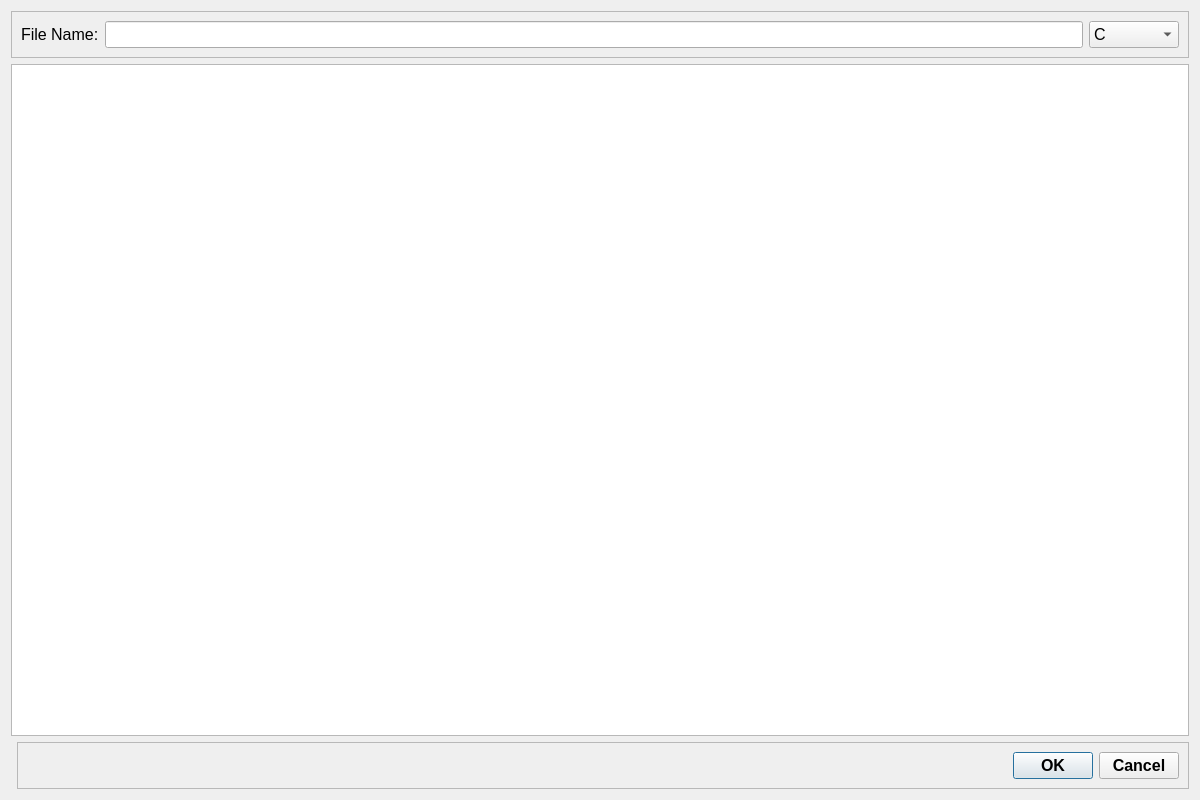
<?xml version="1.0" encoding="UTF-8"?>
<ui version="4.0">
 <class>Dialog</class>
 <widget class="QDialog" name="Dialog">
  <property name="geometry">
   <rect>
    <x>0</x>
    <y>0</y>
    <width>1200</width>
    <height>800</height>
   </rect>
  </property>
  <property name="windowTitle">
   <string>Dialog</string>
  </property>
  <layout class="QGridLayout" name="gridLayout_2">
   <item row="5" column="1">
    <widget class="QFrame" name="frame">
     <property name="frameShape">
      <enum>QFrame::StyledPanel</enum>
     </property>
     <property name="frameShadow">
      <enum>QFrame::Raised</enum>
     </property>
     <layout class="QGridLayout" name="gridLayout">
      <item row="0" column="0">
       <spacer name="horizontalSpacer">
        <property name="orientation">
         <enum>Qt::Horizontal</enum>
        </property>
        <property name="sizeHint" stdset="0">
         <size>
          <width>40</width>
          <height>20</height>
         </size>
        </property>
       </spacer>
      </item>
      <item row="0" column="1">
       <widget class="QDialogButtonBox" name="buttonBox">
        <property name="font">
         <font>
          <pointsize>12</pointsize>
          <weight>75</weight>
          <bold>true</bold>
         </font>
        </property>
        <property name="orientation">
         <enum>Qt::Horizontal</enum>
        </property>
        <property name="standardButtons">
         <set>QDialogButtonBox::Cancel|QDialogButtonBox::Ok</set>
        </property>
        <property name="centerButtons">
         <bool>false</bool>
        </property>
       </widget>
      </item>
     </layout>
    </widget>
   </item>
   <item row="4" column="0" colspan="2">
    <widget class="QPlainTextEdit" name="SongText">
     <property name="font">
      <font>
       <family>Courier New</family>
       <pointsize>10</pointsize>
      </font>
     </property>
    </widget>
   </item>
   <item row="2" column="0" colspan="2">
    <widget class="QFrame" name="frame_2">
     <property name="minimumSize">
      <size>
       <width>0</width>
       <height>22</height>
      </size>
     </property>
     <property name="frameShape">
      <enum>QFrame::StyledPanel</enum>
     </property>
     <property name="frameShadow">
      <enum>QFrame::Raised</enum>
     </property>
     <layout class="QHBoxLayout" name="horizontalLayout">
      <item>
       <widget class="QLabel" name="label">
        <property name="font">
         <font>
          <pointsize>12</pointsize>
         </font>
        </property>
        <property name="text">
         <string>File Name:</string>
        </property>
       </widget>
      </item>
      <item>
       <widget class="QLineEdit" name="FName">
        <property name="font">
         <font>
          <pointsize>12</pointsize>
         </font>
        </property>
       </widget>
      </item>
      <item>
       <widget class="QComboBox" name="SongKey">
        <property name="minimumSize">
         <size>
          <width>90</width>
          <height>0</height>
         </size>
        </property>
        <property name="font">
         <font>
          <pointsize>12</pointsize>
         </font>
        </property>
        <item>
         <property name="text">
          <string>C</string>
         </property>
        </item>
        <item>
         <property name="text">
          <string>Db</string>
         </property>
        </item>
        <item>
         <property name="text">
          <string>D</string>
         </property>
        </item>
        <item>
         <property name="text">
          <string>Eb</string>
         </property>
        </item>
        <item>
         <property name="text">
          <string>E</string>
         </property>
        </item>
        <item>
         <property name="text">
          <string>F</string>
         </property>
        </item>
        <item>
         <property name="text">
          <string>Gb</string>
         </property>
        </item>
        <item>
         <property name="text">
          <string>G</string>
         </property>
        </item>
        <item>
         <property name="text">
          <string>Ab</string>
         </property>
        </item>
        <item>
         <property name="text">
          <string>A</string>
         </property>
        </item>
        <item>
         <property name="text">
          <string>Bb</string>
         </property>
        </item>
        <item>
         <property name="text">
          <string>B</string>
         </property>
        </item>
       </widget>
      </item>
     </layout>
    </widget>
   </item>
  </layout>
 </widget>
 <resources/>
 <connections>
  <connection>
   <sender>buttonBox</sender>
   <signal>accepted()</signal>
   <receiver>Dialog</receiver>
   <slot>accept()</slot>
   <hints>
    <hint type="sourcelabel">
     <x>248</x>
     <y>254</y>
    </hint>
    <hint type="destinationlabel">
     <x>157</x>
     <y>274</y>
    </hint>
   </hints>
  </connection>
  <connection>
   <sender>buttonBox</sender>
   <signal>rejected()</signal>
   <receiver>Dialog</receiver>
   <slot>reject()</slot>
   <hints>
    <hint type="sourcelabel">
     <x>316</x>
     <y>260</y>
    </hint>
    <hint type="destinationlabel">
     <x>286</x>
     <y>274</y>
    </hint>
   </hints>
  </connection>
 </connections>
</ui>
